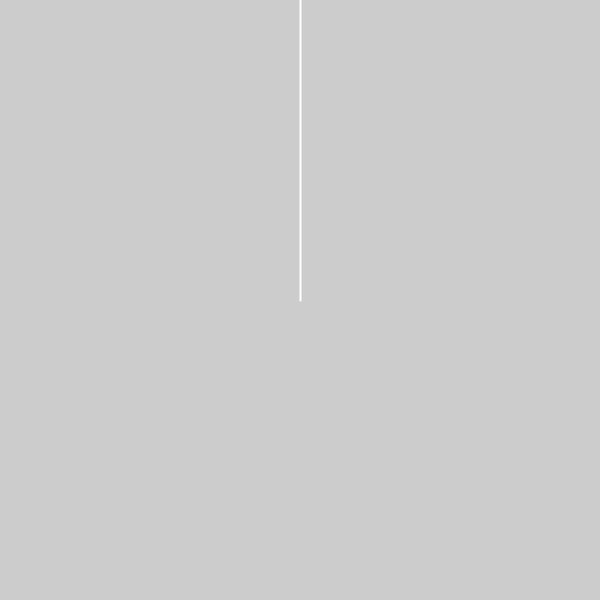
Frame 1 (no input)
Frame 60 (the mouse pressed at the canvas centre just before this capture): identical to frame 1, image omitted
Frame 120 (the mouse held since frame 60 and released just before this capture): identical to frame 1, image omitted

The Processing sketch that drew this single still picture (run headless with seeded random() and noise(); from frame 60 on, the mouse is pressed at the canvas centre):

// Processing sketch: Objects
// ── Objects.pde
//TESTER
void setup(){
  size(600,600);
  PVector iVec = new PVector(1,0);
  PVector jVec = new PVector(0,1);
  Grid g = new Grid(iVec,jVec);
}

void draw(){
}


class Line{
  PVector startPoint;
  PVector endPoint;
  
  public Line(PVector startPoint, PVector endPoint){
     this.startPoint = startPoint;
     this.endPoint = endPoint;
  }
  
  public void display(){
     line(startPoint.x, startPoint.y, endPoint.x, endPoint.y);
  }
  
  public void scale(float scaleFactor){
  }
  
  public PVector getMidpoint(){
      return new PVector((startPoint.x + endPoint.x)/2, (startPoint.y + endPoint.y)/2);
  }
}

class Vector extends PVector{
  
}


/**
The Grid Class provides functionality for drawing a coordinate grid
in 2D based on two vectors. 
**/
class Grid{
  // constants
  int SCALE_FACTOR = 50; // scales the lines
  int BREADTH = 20; // determines size of grid
  
  // basis vectors 
  PVector iVec; // i vector
  PVector jVec; // j vector

  public Grid(PVector iVec, PVector jVec){
    this.iVec = iVec;
    this.jVec = jVec;
    drawAxes();
  }
  
  public void drawLines(){
    
  }
  
  public void drawAxes(){
    // Thickens lines and paints them white
    strokeWeight(2);
    stroke(255);
    
    
    pushMatrix();
    // moves to center of screen
    translate(width/2, height/2);
    
    // Draws y and x axes
    // X axis
    line(BREADTH * SCALE_FACTOR * -iVec.x, 
        BREADTH * SCALE_FACTOR * -iVec.y,
        BREADTH * SCALE_FACTOR * iVec.x,
        BREADTH * SCALE_FACTOR * iVec.x);
    // Y Axis
     line(BREADTH * SCALE_FACTOR * -jVec.x, 
        BREADTH * SCALE_FACTOR * -jVec.y,
        BREADTH * SCALE_FACTOR * jVec.x,
        BREADTH * SCALE_FACTOR * jVec.x);   
        
     popMatrix();
  }
}
